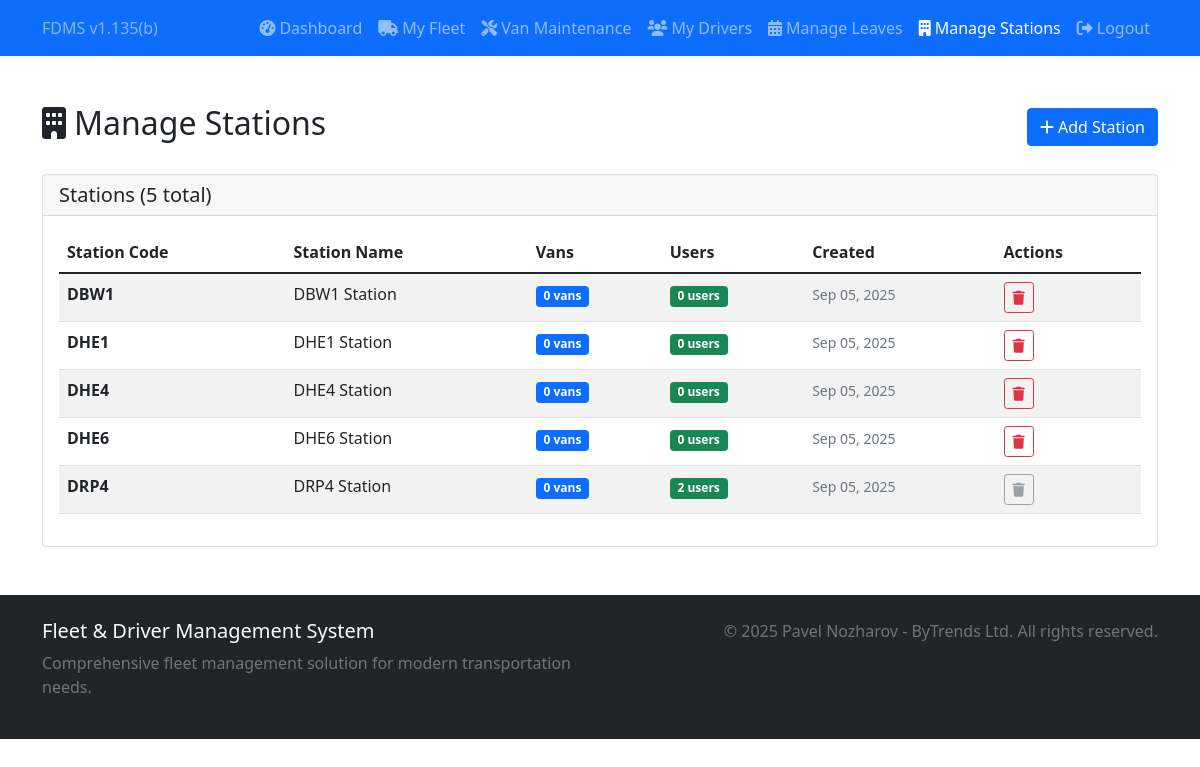
Screenshot of /stations.php (signed in) with the database file from the repository.
### tables this page shows
CREATE TABLE stations (
    id INT AUTO_INCREMENT PRIMARY KEY,
    station_code VARCHAR(10) UNIQUE NOT NULL,
    station_name VARCHAR(100) NOT NULL,
    created_at TIMESTAMP DEFAULT CURRENT_TIMESTAMP,
    updated_at TIMESTAMP DEFAULT CURRENT_TIMESTAMP ON UPDATE CURRENT_TIMESTAMP
);

### config.php (called while the page is built, shortened)
<?php
try {
    $pdo = new PDO("mysql:host=" . DB_HOST . ";dbname=" . DB_NAME . ";charset=utf8", DB_USER, DB_PASS);
    $pdo->setAttribute(PDO::ATTR_ERRMODE, PDO::ERRMODE_EXCEPTION);
    $pdo->setAttribute(PDO::ATTR_DEFAULT_FETCH_MODE, PDO::FETCH_ASSOC);
} catch(PDOException $e) {
    die("Database connection failed: " . $e->getMessage());
}
function isLoggedIn() {
    return isset($_SESSION['user_id']);
}
function isDriverLoggedIn() {
    return isset($_SESSION['user_type']) && $_SESSION['user_type'] === 'driver';
}
function getCurrentUser() {
    global $pdo;
    if (isLoggedIn() && !isDriverLoggedIn()) {
        $stmt = $pdo->prepare("SELECT u.*, s.station_code, s.station_name FROM users u LEFT JOIN stations s ON u.station_id = s.id WHERE u.id = ?");
        $stmt->execute([$_SESSION['user_id']]);
        return $stmt->fetch();
    }
    return null;
}
?>

### stations.php (the view, shortened to what this page needs)
<?php
require_once 'config.php';
$current_page = 'stations';
$query = "SELECT s.*,
                 (SELECT COUNT(*) FROM vans WHERE station_id = s.id) as van_count,
                 (SELECT COUNT(*) FROM users WHERE station_id = s.id) as user_count
          FROM stations s
          ORDER BY s.station_code";
$stmt = $pdo->prepare($query);
$stmt->execute();
$stations = $stmt->fetchAll();
?>
<!DOCTYPE html>
<html lang="en">
<head>
    <link href="https://cdn.jsdelivr.net/npm/bootstrap@5.1.3/dist/css/bootstrap.min.css" rel="stylesheet">
    <link href="https://cdnjs.cloudflare.com/ajax/libs/font-awesome/6.0.0/css/all.min.css" rel="stylesheet">
</head>
<body>
    <?php include 'includes/navbar.php'; ?>
    <div class="container my-5">
        <div class="row">
            <div class="col-12">
                <div class="d-flex justify-content-between align-items-center mb-4">
                    <h2><i class="fas fa-building me-2"></i>Manage Stations</h2>
                    <button type="button" class="btn btn-primary" data-bs-toggle="modal" data-bs-target="#addStationModal">
                        <i class="fas fa-plus me-1"></i>Add Station
                    </button>
                </div>
                <div class="card">
                    <div class="card-header">
                        <h5 class="mb-0">Stations (<?php echo count($stations); ?> total)</h5>
                    </div>
                    <div class="card-body">
                        <?php if (empty($stations)): ?>
                            <div class="text-center py-4">
                                <i class="fas fa-building fa-3x text-muted mb-3"></i>
                                <h5 class="text-muted">No stations found</h5>
                                <p class="text-muted">Add your first station to get started.</p>
                            </div>
                        <?php else: ?>
                            <div class="table-responsive">
                                <table class="table table-striped">
                                    <thead>
                                        <tr>
                                            <th>Station Code</th>
                                            <th>Station Name</th>
                                            <th>Vans</th>
                                            <th>Users</th>
                                            <th>Created</th>
                                            <th>Actions</th>
                                        </tr>
                                    </thead>
                                    <tbody>
                                        <?php foreach ($stations as $station): ?>
                                        <tr>
                                            <td><strong><?php echo htmlspecialchars($station['station_code']); ?></strong></td>
                                            <td><?php echo htmlspecialchars($station['station_name']); ?></td>
                                            <td>
                                                <span class="badge bg-primary"><?php echo $station['van_count']; ?> vans</span>
                                            </td>
                                            <td>
                                                <span class="badge bg-success"><?php echo $station['user_count']; ?> users</span>
                                            </td>
                                            <td>
                                                <small class="text-muted">
                                                    <?php echo date('M d, Y', strtotime($station['created_at'])); ?>
                                                </small>
                                            </td>
                                            <td>
                                                <?php if ($station['van_count'] == 0 && $station['user_count'] == 0): ?>
                                                    <button type="button" class="btn btn-outline-danger btn-sm"
                                                            data-bs-toggle="modal" data-bs-target="#deleteModal<?php echo $station['id']; ?>"
                                                            title="Delete Station">
                                                        <i class="fas fa-trash"></i>
                                                    </button>
                                                <?php else: ?>
                                                    <button type="button" class="btn btn-outline-secondary btn-sm" disabled title="Cannot delete - has vans or users">
                                                        <i class="fas fa-trash"></i>
                                                    </button>
                                                <?php endif; ?>
                                            </td>
                                        </tr>
                                        <?php endforeach; ?>
                                    </tbody>
                                </table>
                            </div>
                        <?php endif; ?>
                    </div>
                </div>
            </div>
        </div>
    </div>
    <?php include 'includes/footer.php'; ?>
</body>
</html>

### includes/navbar.php (shortened to what this page needs)
<?php
$user = getCurrentUser();
?>
<nav class="navbar navbar-expand-lg navbar-dark bg-primary">
    <div class="container">
        <div class="d-flex align-items-center">
            <span class="navbar-text text-white-50">
                FDMS v1.135(b)
            </span>
        </div>
        <div class="collapse navbar-collapse" id="navbarNav">
            <ul class="navbar-nav ms-auto">
                <?php if (!isLoggedIn()): ?>
                    <li class="nav-item">
                        <a class="nav-link <?php echo ($current_page === 'home') ? 'active' : ''; ?>" href="index.php">
                            <i class="fas fa-home me-1"></i>Home
                        </a>
                    </li>
                    <li class="nav-item">
                        <a class="nav-link <?php echo ($current_page === 'about') ? 'active' : ''; ?>" href="about.php">
                            <i class="fas fa-info-circle me-1"></i>About
                        </a>
                    </li>
                <?php else: ?>
                    <li class="nav-item">
                        <a class="nav-link <?php echo ($current_page === 'dashboard') ? 'active' : ''; ?>" href="dashboard.php">
                            <i class="fas fa-tachometer-alt me-1"></i>Dashboard
                        </a>
                    </li>
                    <li class="nav-item">
                        <a class="nav-link <?php echo ($current_page === 'fleet') ? 'active' : ''; ?>" href="fleet.php">
                            <i class="fas fa-truck me-1"></i>My Fleet
                        </a>
                    </li>
                    <li class="nav-item">
                        <a class="nav-link <?php echo ($current_page === 'maintenance') ? 'active' : ''; ?>" href="maintenance.php">
                            <i class="fas fa-tools me-1"></i>Van Maintenance
                        </a>
                    </li>
                    <li class="nav-item">
                        <a class="nav-link <?php echo ($current_page === 'drivers') ? 'active' : ''; ?>" href="drivers.php">
                            <i class="fas fa-users me-1"></i>My Drivers
                        </a>
                    </li>
                    <li class="nav-item">
                        <a class="nav-link <?php echo ($current_page === 'leaves') ? 'active' : ''; ?>" href="manage_leaves.php">
                            <i class="fas fa-calendar-alt me-1"></i>Manage Leaves
                        </a>
                    </li>
                    <?php if ($user && $user['user_type'] === 'station_manager'): ?>
                        <li class="nav-item">
                            <a class="nav-link <?php echo ($current_page === 'stations') ? 'active' : ''; ?>" href="stations.php">
                                <i class="fas fa-building me-1"></i>Manage Stations
                            </a>
                        </li>
                    <?php endif; ?>
                    <li class="nav-item">
                        <a class="nav-link" href="logout.php">
                            <i class="fas fa-sign-out-alt me-1"></i>Logout
                        </a>
                    </li>
                <?php endif; ?>
            </ul>
        </div>
    </div>
</nav>

### includes/footer.php
<footer class="bg-dark text-light py-4 mt-5">
    <div class="container">
        <div class="row">
            <div class="col-md-6">
                <h5>Fleet & Driver Management System</h5>
                <p class="text-muted">Comprehensive fleet management solution for modern transportation needs.</p>
            </div>
            <div class="col-md-6 text-md-end">
                <p class="text-muted mb-0">&copy; <?php echo date('Y'); ?> Pavel Nozharov - ByTrends Ltd. All rights reserved.</p>
            </div>
        </div>
    </div>
</footer>

### rows the page displays
stations: station_code "DBW1", station_name "DBW1 Station", van_count "0", user_count "0", created_at "Sep 05, 2025"
stations: station_code "DHE1", station_name "DHE1 Station", van_count "0", user_count "0", created_at "Sep 05, 2025"
stations: station_code "DHE4", station_name "DHE4 Station", van_count "0", user_count "0", created_at "Sep 05, 2025"
stations: station_code "DHE6", station_name "DHE6 Station", van_count "0", user_count "0", created_at "Sep 05, 2025"
stations: station_code "DRP4", station_name "DRP4 Station", van_count "0", user_count "2", created_at "Sep 05, 2025"

### other values shown
count($stations) "5"
